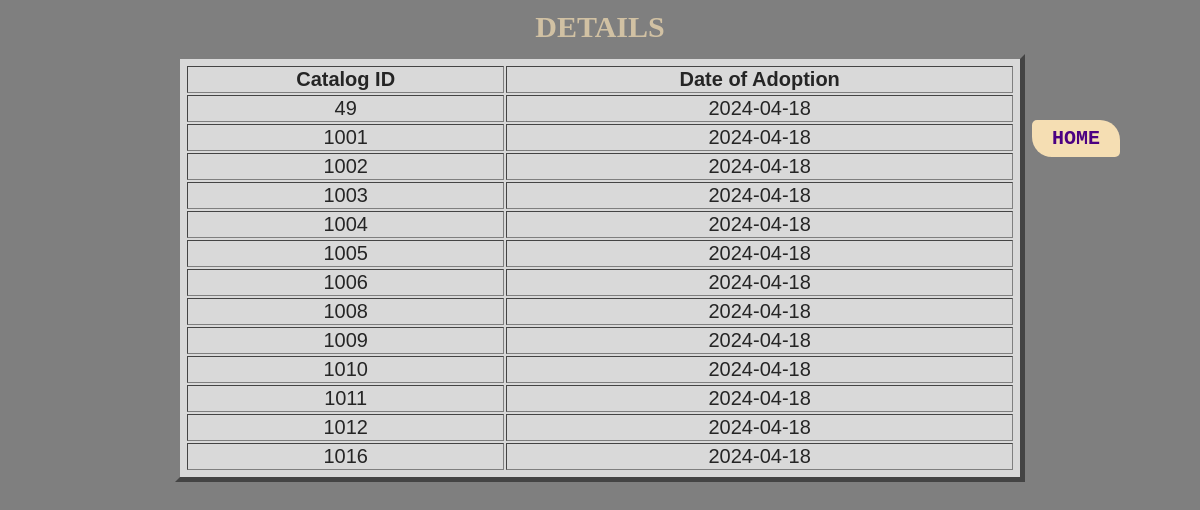
The page /displaya.php on the database its author committed.
### tables this page shows
CREATE TABLE `adoption` (
  `cat_id` int(5) NOT NULL DEFAULT 0,
  `adoption_date` date NOT NULL DEFAULT '0000-00-00'
);

### displaya.php (the view, shortened to what this page needs)
<!DOCTYPE html>
<html lang="">
<head>
        <link rel="stylesheet" href="mycs.css">
</head>
<body>
    <table width=850; border="5" align="center">
    <caption><h1>DETAILS</h1></caption>
        <tr>
            <th>Catalog ID</th>
            <th>Date of Adoption</th>
            </tr>
        <?php
            $connection = mysqli_connect('localhost','root','','pet_care_center');
            $Query = "SELECT * FROM adoption";
            $Execute = mysqli_query($connection, $Query);
            while($Datarows = mysqli_fetch_array($Execute))
            {
                $cat_id = $Datarows['cat_id'];
                $adoption_date = $Datarows['adoption_date'];
                ?>
        <tr>
        <td><?php echo $cat_id; ?></td>
        <td><?php echo $adoption_date; ?></td>
            </tr>
    <?php    } ?>
    </table>
    <h3> <a href="index.php">HOME</a></h3>
</body>
</html>

### mycs.css (style rules this page uses)
a { background-color: wheat; color:indigo; font-size: 20px; font-family: monospace; padding:7px 20px; border-radius: 5px 20px; text-decoration: none; position: absolute; right:80px; top:120px; }
h1,h2 { font-family: cursive; font-size: 30px; margin: 10px 00px ; text-decoration: none; color: wheat; }

### displaya.php (style rules this page uses)
table { padding: 5px; text-align: center; font-size: 20px; background-color: #ffffff; opacity: 0.7; }
h3 { margin-left: 75%; }
html, body { margin: 0; padding: 0; width: 100%; }
body { background:linear-gradient(rgba(0,0,0,0.5),rgba(0,0,0,0.5)), url(images/dev_holiday-kittens_2017dec14_0181_main.jpg); background-size: cover; width: 100%; height: 100vh; display: table; font-family: sans-serif; }

### rows shown on the page
adoption: cat "49", adoption_date "2024-04-18"
adoption: cat "1001", adoption_date "2024-04-18"
adoption: cat "1002", adoption_date "2024-04-18"
adoption: cat "1003", adoption_date "2024-04-18"
adoption: cat "1004", adoption_date "2024-04-18"
adoption: cat "1005", adoption_date "2024-04-18"
adoption: cat "1006", adoption_date "2024-04-18"
adoption: cat "1008", adoption_date "2024-04-18"
adoption: cat "1009", adoption_date "2024-04-18"
adoption: cat "1010", adoption_date "2024-04-18"
adoption: cat "1011", adoption_date "2024-04-18"
adoption: cat "1012", adoption_date "2024-04-18"
adoption: cat "1016", adoption_date "2024-04-18"
